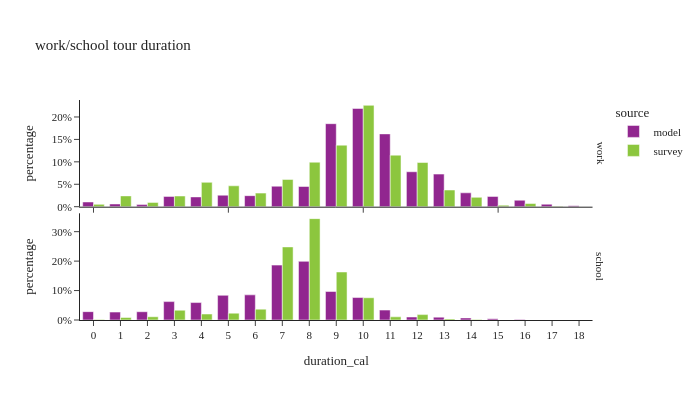

Source (notebook cell):
### Code cell
ws_tour_data['duration_cal'] = ws_tour_data['end'] - ws_tour_data['start']

df_plot = ws_tour_data.groupby(['source','tour_type','duration_cal'],observed=True)[['tour_weight']].sum().reset_index()
df_plot['percentage'] = df_plot.groupby(['tour_type','source'], group_keys=False)['tour_weight']. \
    apply(lambda x: x / float(x.sum()))

fig = px.bar(df_plot, x="duration_cal", y="percentage", color="source",barmode="group",
             facet_row='tour_type',
             title="work/school tour duration")
fig.for_each_annotation(lambda a: a.update(text = a.text.split("=")[-1]))
fig.update_layout(height=400, width=700, font=dict(size=11), yaxis1=dict(tickformat=".0%"), yaxis2=dict(tickformat=".0%", matches=None), xaxis=dict(dtick="1"))
fig.show()

### Figure 1 — Plotly figure (JSON) as saved in the notebook; plotly's stock layout.template omitted (floating-point values rounded to 4 significant figures)
{"data": [{"alignmentgroup": "True", "hovertemplate": "source=model<br>tour_type=work<br>duration_cal=%{x}<br>percentage=%{y}<extra></extra>", "legendgroup": "model", "marker": {"color": "#91268F", "pattern": {"shape": ""}}, "name": "model", "offsetgroup": "model", "orientation": "v", "showlegend": true, "textposition": "auto", "type": "bar", "x": [0.0, 1.0, 2.0, 3.0, 4.0, 5.0, 6.0, 7.0, 8.0, 9.0, 10.0, 11.0, 12.0, 13.0, 14.0, 15.0, 16.0, 17.0, 18.0], "xaxis": "x2", "y": [0.01053, 0.006079, 0.004631, 0.02299, 0.02183, 0.02566, 0.02461, 0.04567, 0.0451, 0.1851, 0.219, 0.1623, 0.07793, 0.07267, 0.03094, 0.02291, 0.01441, 0.005588, 0.002101], "yaxis": "y2"}, {"alignmentgroup": "True", "hovertemplate": "source=model<br>tour_type=school<br>duration_cal=%{x}<br>percentage=%{y}<extra></extra>", "legendgroup": "model", "marker": {"color": "#91268F", "pattern": {"shape": ""}}, "name": "model", "offsetgroup": "model", "orientation": "v", "showlegend": false, "textposition": "auto", "type": "bar", "x": [0.0, 1.0, 2.0, 3.0, 4.0, 5.0, 6.0, 7.0, 8.0, 9.0, 10.0, 11.0, 12.0, 13.0, 14.0, 15.0, 16.0, 17.0, 18.0], "xaxis": "x", "y": [0.02837, 0.02688, 0.02807, 0.06247, 0.05927, 0.08379, 0.08533, 0.1864, 0.1992, 0.09687, 0.07628, 0.03369, 0.01022, 0.009727, 0.007022, 0.004162, 0.001965, 0.000323, 1.776e-05], "yaxis": "y"}, {"alignmentgroup": "True", "hovertemplate": "source=survey<br>tour_type=work<br>duration_cal=%{x}<br>percentage=%{y}<extra></extra>", "legendgroup": "survey", "marker": {"color": "#8CC63E", "pattern": {"shape": ""}}, "name": "survey", "offsetgroup": "survey", "orientation": "v", "showlegend": true, "textposition": "auto", "type": "bar", "x": [0.0, 1.0, 2.0, 3.0, 4.0, 5.0, 6.0, 7.0, 8.0, 9.0, 10.0, 11.0, 12.0, 13.0, 14.0, 15.0, 16.0, 17.0], "xaxis": "x2", "y": [0.005238, 0.0241, 0.009603, 0.02386, 0.05431, 0.04657, 0.03029, 0.06078, 0.09919, 0.1372, 0.226, 0.1149, 0.09849, 0.03723, 0.02088, 0.003319, 0.007154, 0.000916], "yaxis": "y2"}, {"alignmentgroup": "True", "hovertemplate": "source=survey<br>tour_type=school<br>duration_cal=%{x}<br>percentage=%{y}<extra></extra>", "legendgroup": "survey", "marker": {"color": "#8CC63E", "pattern": {"shape": ""}}, "name": "survey", "offsetgroup": "survey", "orientation": "v", "showlegend": false, "textposition": "auto", "type": "bar", "x": [0.0, 1.0, 2.0, 3.0, 4.0, 5.0, 6.0, 7.0, 8.0, 9.0, 10.0, 11.0, 12.0, 13.0, 14.0, 15.0], "xaxis": "x", "y": [0.001414, 0.008552, 0.01105, 0.03326, 0.02029, 0.0232, 0.03692, 0.2482, 0.3442, 0.1631, 0.07555, 0.01072, 0.01827, 0.003609, 0.001357, 0.0003437], "yaxis": "y"}], "layout": {"annotations": [{"font": {}, "showarrow": false, "text": "school", "textangle": 90, "x": 0.98, "xanchor": "left", "xref": "paper", "y": 0.2425, "yanchor": "middle", "yref": "paper"}, {"font": {}, "showarrow": false, "text": "work", "textangle": 90, "x": 0.98, "xanchor": "left", "xref": "paper", "y": 0.7575, "yanchor": "middle", "yref": "paper"}], "barmode": "group", "font": {"size": 11}, "height": 400, "legend": {"title": {"text": "source"}, "tracegroupgap": 0}, "title": {"text": "work/school tour duration"}, "width": 700, "xaxis": {"anchor": "y", "domain": [0.0, 0.98], "dtick": "1", "title": {"text": "duration_cal"}}, "xaxis2": {"anchor": "y2", "domain": [0.0, 0.98], "matches": "x", "showticklabels": false}, "yaxis": {"anchor": "x", "domain": [0.0, 0.485], "tickformat": ".0%", "title": {"text": "percentage"}}, "yaxis2": {"anchor": "x2", "domain": [0.515, 1.0], "tickformat": ".0%", "title": {"text": "percentage"}}}}
